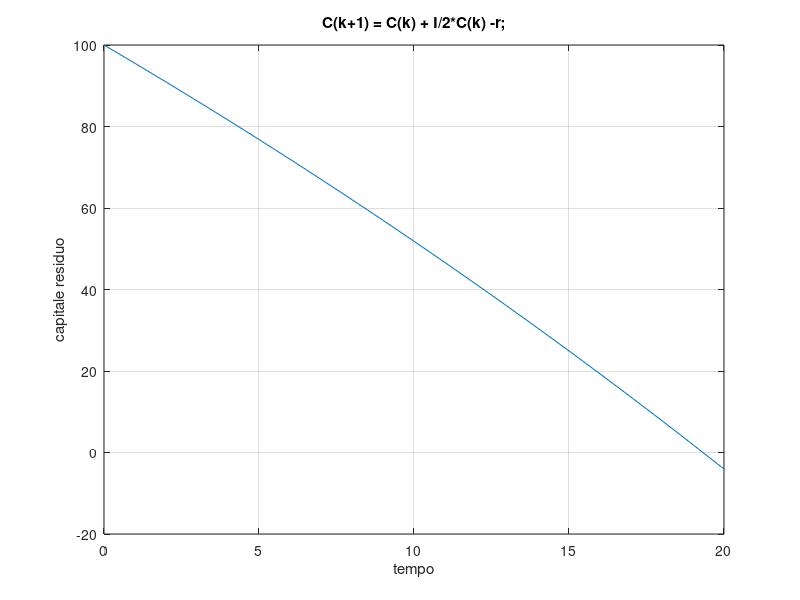

The MATLAB script that drew this image:
clear 
clc
close all

%% dati del sistema
r = 6;
I = 0.03;
k=0;
C0 = 100;

%% svolgimento
flagMutuo=1;
C(1)=C0;
k=1;

while flagMutuo>0
    C(k+1) = C(k) + I/2*C(k) -r;
    if C(k+1)<0
        flagMutuo=0;
    else 
        k=k+1;
    end
end
semestri = 0:k;

%% grafico del capitale residuo
plot(semestri,C)
xlabel('tempo')
ylabel('capitale residuo')
title('C(k+1) = C(k) + I/2*C(k) -r;')
grid

CapitalePagato = r*k + C(end);

